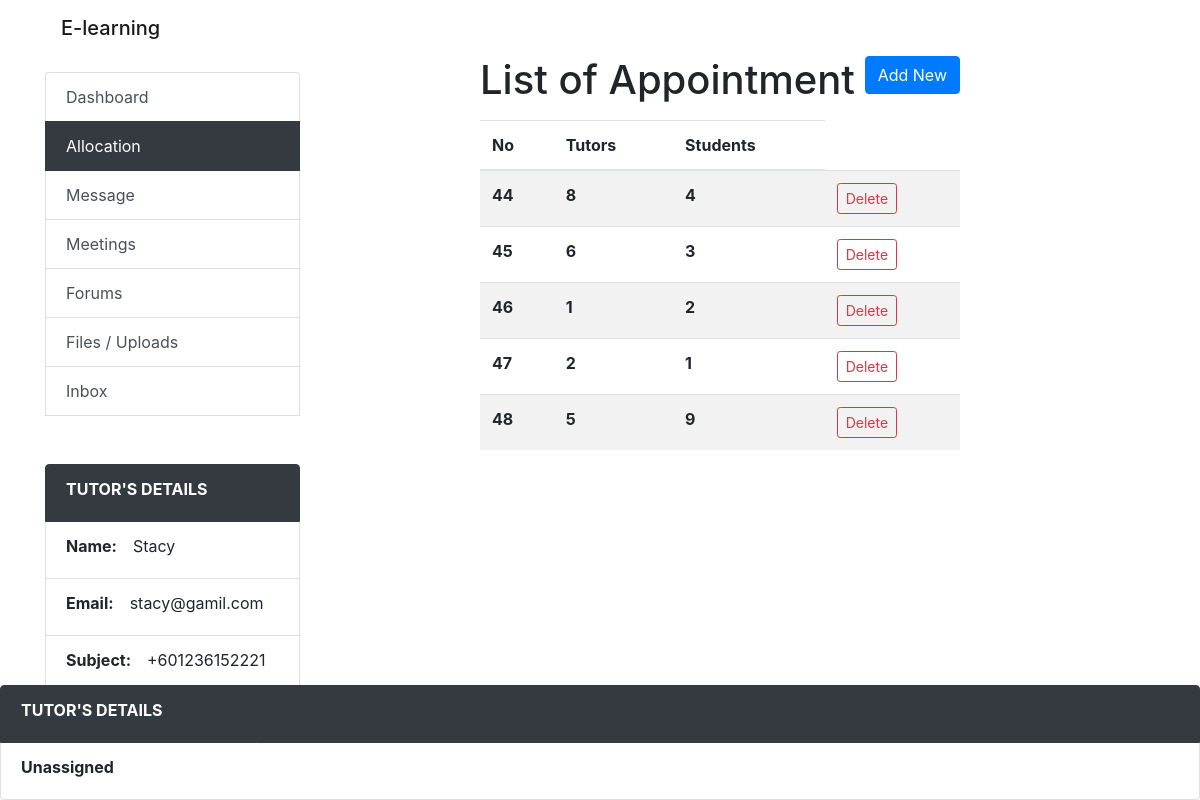
The page /lecture_allocation.php on the database as committed earlier.
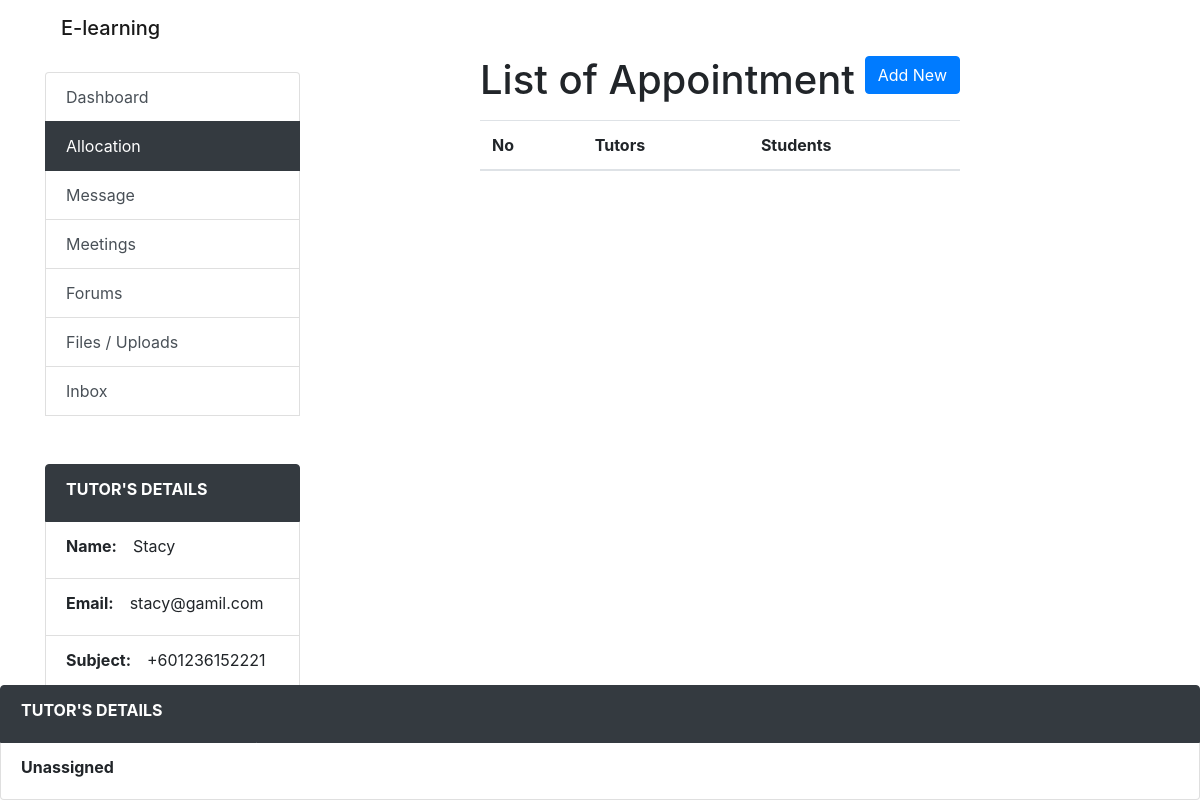
The same page on the database as committed later.
### tables this page shows
CREATE TABLE `allocate` (
  `allocateId` int(11) NOT NULL,
  `allocate_tutor` varchar(225) NOT NULL,
  `allocate_student` varchar(225) NOT NULL
);

### include/function.php (called while the page is built, shortened)
<?php
function query($sql) {
  global $connection;
  return mysqli_query($connection, $sql);
}
?>

### lecture_allocation.php (the view, shortened to what this page needs)
<?php
include './include/function.php';
include './include/header.php';
$sidebar = ['Dashboard','Allocation','Message','Meetings','Forums','Files / Uploads','Inbox'];
$url = ['#','lecture_allocation.php','#','#','#','#','#'];
?>
<div class="container-fluid row">
	<div class="list-group col-3 mt-3">
		<?php include './include/sidebar.php'; ?>
	</div>
	<div class="col-6 mx-auto">
    <form action="" method="post" >
  <div class="col">
  <div class="form-group">
    <h1>List of Appointment
    <a style="float: right;" class="btn btn-primary" href="lecture_create_allocation.php" >Add New</a>
    </h1>
  </div>
<table class="table table-striped">
  <thead>
    <tr>
      <th scope="col">No</th>
      <th scope="col">Tutors</th>
      <th scope="col">Students</th>
    </tr>
  </thead>
  <tbody>
<?php
  $query = query("SELECT * FROM allocate");
    while($row = mysqli_fetch_assoc($query)){
      $allocateId = $row['allocateId'];
      $allocate_tutorId = $row['allocate_tutorId'];
      $allocate_studId = $row['allocate_studId'];
      echo "<tr>";
      echo "<th scope='row'>$allocateId</th>";
      echo "<th>$allocate_tutorId</th>";
      echo "<th>$allocate_studId</th>";
      echo "<td><a href='lecture_allocation.php?delete={$allocateId}' class='btn btn-outline-danger btn-sm' onclick='check_delete()'>Delete</a></td>";
      echo "</tr>";
    }
?>
  </tbody>
</table>
	</div>
</form>
</div>
</div>
<div class="fixed-bottom">
	<?php
	$L_name = "Stacy";
	$L_Email = "stacy@gamil.com";
	$L_PhoneNumber = "+601236152221";
	?>
	<li class="list-group-item active bg-dark btn-outline-dark"><label class="font-weight-bold pr-3">TUTOR'S DETAILS</label></li>
	<?php
	if(0){
		echo "
		<li class='list-group-item'><label class='font-weight-bold pr-3'>Name:</label>$L_name</li>
		<li class='list-group-item'><label class='font-weight-bold pr-3'>Email:</label>$L_Email</li>
		<li class='list-group-item'><label class='font-weight-bold pr-3'>Subject:</label>$L_PhoneNumber</li>
		";
	}else{
		echo "<li class='list-group-item'><label class='font-weight-bold pr-3'>Unassigned</li>";
	}
	?>
</div>
<?php
include './include/footer.php';
?>

### include/sidebar.php
  <?php
  	foreach ($sidebar as $key => $value) {
  		echo "<a href='$url[$key]' class='list-group-item list-group-item-action'>$value</a>";
  	}
   ?>
   <div class="mt-5">
	<?php
	$L_name = "Stacy";
	$L_Email = "stacy@gamil.com";
	$L_PhoneNumber = "+601236152221";
	?>
	<li class="list-group-item active bg-dark btn-outline-dark"><label class="font-weight-bold pr-3">TUTOR'S DETAILS</label></li>
	<?php
	if(1){
		echo "
		<li class='list-group-item'><label class='font-weight-bold pr-3'>Name:</label>$L_name</li>
		<li class='list-group-item'><label class='font-weight-bold pr-3'>Email:</label>$L_Email</li>
		<li class='list-group-item'><label class='font-weight-bold pr-3'>Subject:</label>$L_PhoneNumber</li>
		";
	}else{
		echo "<li class='list-group-item'><label class='font-weight-bold pr-3'>Unassigned</li>";
	}
	?>
</div>

Rows that differ between the two databases and show on the page:
removed allocate: allocateId "44", allocate_tutorId "8", allocate_studId "4"
removed allocate: allocateId "45", allocate_tutorId "6", allocate_studId "3"
removed allocate: allocateId "46", allocate_tutorId "1", allocate_studId "2"
removed allocate: allocateId "47", allocate_tutorId "2", allocate_studId "1"
removed allocate: allocateId "48", allocate_tutorId "5", allocate_studId "9"
